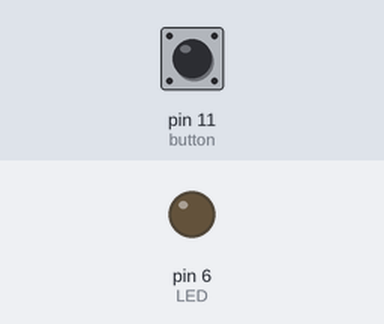
Bench run of a sketch on a simulated Arduino Uno, built with avr-gcc and run on an emulated ATmega328P. Parts: output pins drawn as LEDs (lit = HIGH). The test bench sets the inputs (shaded band); at power-on: pin 11 (button) LOW.

Above: at 1.2 s.
1.3 s: pin 11 (button) pulled HIGH for 0.15 s
At 1.7 s:
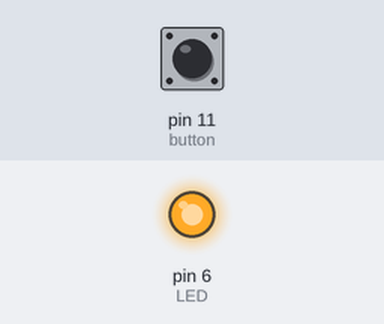
2.9 s: pin 11 (button) pulled HIGH for 1 s
At 4.2 s:
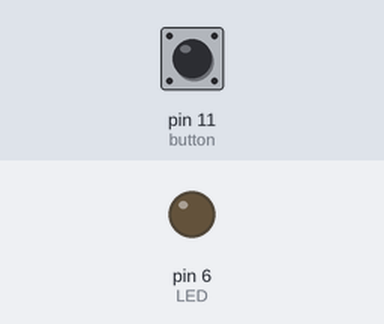
5.4 s: pin 11 (button) pulled HIGH for 3.2 s
At 6.1 s:
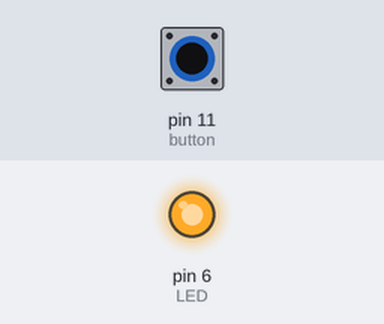
Timing chart, 0 to 8.4 s (numbered marks = the images above; inputs shaded):
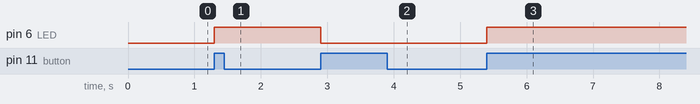

The sketch:

toggel_switch.ino
```cpp
int LED =6;
int button=11;
int buttoncurrent;
int buttonprevious=LOW;
int LEDstate=HIGH;


void setup()
{
 pinMode(LED,OUTPUT);
 pinMode(button,INPUT);
}

void loop()
{
 buttoncurrent=digitalRead(button);
 LEDstate=digitalRead(LED);
 if(buttoncurrent == HIGH && buttonprevious == LOW)
{
   if(LEDstate == HIGH)
  {
    digitalWrite(LED,LOW);
  }
   else
  {
    digitalWrite(LED,HIGH);
  }
}
 buttonprevious=buttoncurrent;
 delay(50);
}
```

Measured:
- after the input at 1.3 s, pin 6 (LED): LOW → HIGH at once
- after the input at 2.9 s, pin 6 (LED): HIGH → LOW at once
- after the input at 5.4 s, pin 6 (LED): LOW → HIGH at once
